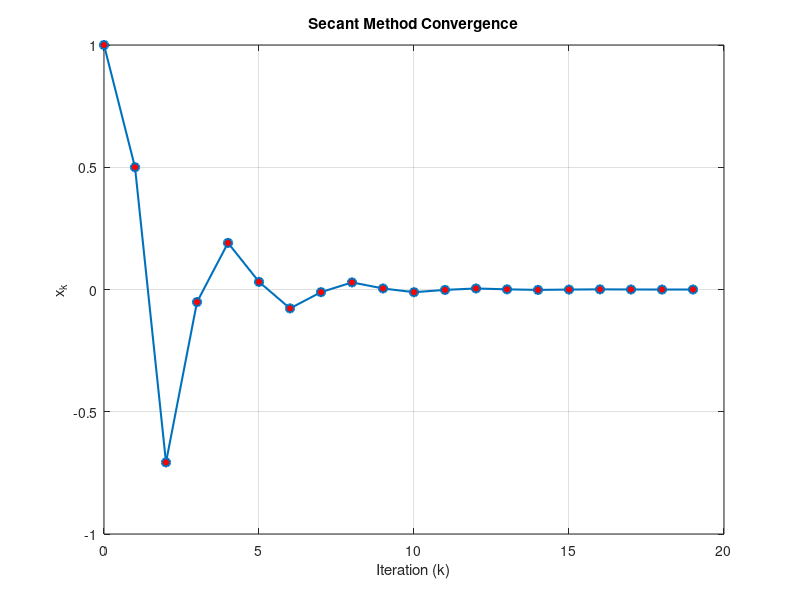

Recreate this plot in MATLAB.

% Problem 2: Secant Method on f(x) = sign(x-a)*sqrt(|x-a|)
clc; clear; close all;

% Parameters
a = 0;
f = @(x) sign(x - a) .* sqrt(abs(x - a));

% Initial Guesses
x_prev = 1.0;
x_curr = 0.5;

% Array to store iteration values for plotting
x_history = [x_prev; x_curr];

% Display Header
fprintf('Iter\t x_k\t\t\t f(x_k)\n');
fprintf('-----------------------------------------\n');
fprintf('%d\t\t %.10f\t %.10f\n', 0, x_prev, f(x_prev));
fprintf('%d\t\t %.10f\t %.10f\n', 1, x_curr, f(x_curr));

% Secant Loop
max_iter = 19;
for k = 2:max_iter
    f_curr = f(x_curr);
    f_prev = f(x_prev);
    
    % Check for zero denominator to avoid crash
    if abs(f_curr - f_prev) < 1e-16
        fprintf('Difference in function values too small. Stopping.\n');
        break;
    end
    
    % Secant Update: x_{k+1} = x_k - f(x_k) * (x_k - x_{k-1}) / (f(x_k) - f(x_{k-1}))
    x_new = x_curr - f_curr * (x_curr - x_prev) / (f_curr - f_prev);
    
    % Print result
    fprintf('%d\t\t %.10f\t %.10f\n', k, x_new, f(x_new));
    
    % Store the new value
    x_history = [x_history; x_new];
    
    % Update for next iteration
    x_prev = x_curr;
    x_curr = x_new;
end

% Plot the behavior
figure;
iters = 0:(length(x_history)-1);
plot(iters, x_history, '-o', 'LineWidth', 1.5, 'MarkerFaceColor', 'r');
title('Secant Method Convergence');
xlabel('Iteration (k)');
ylabel('x_k');
grid on;
